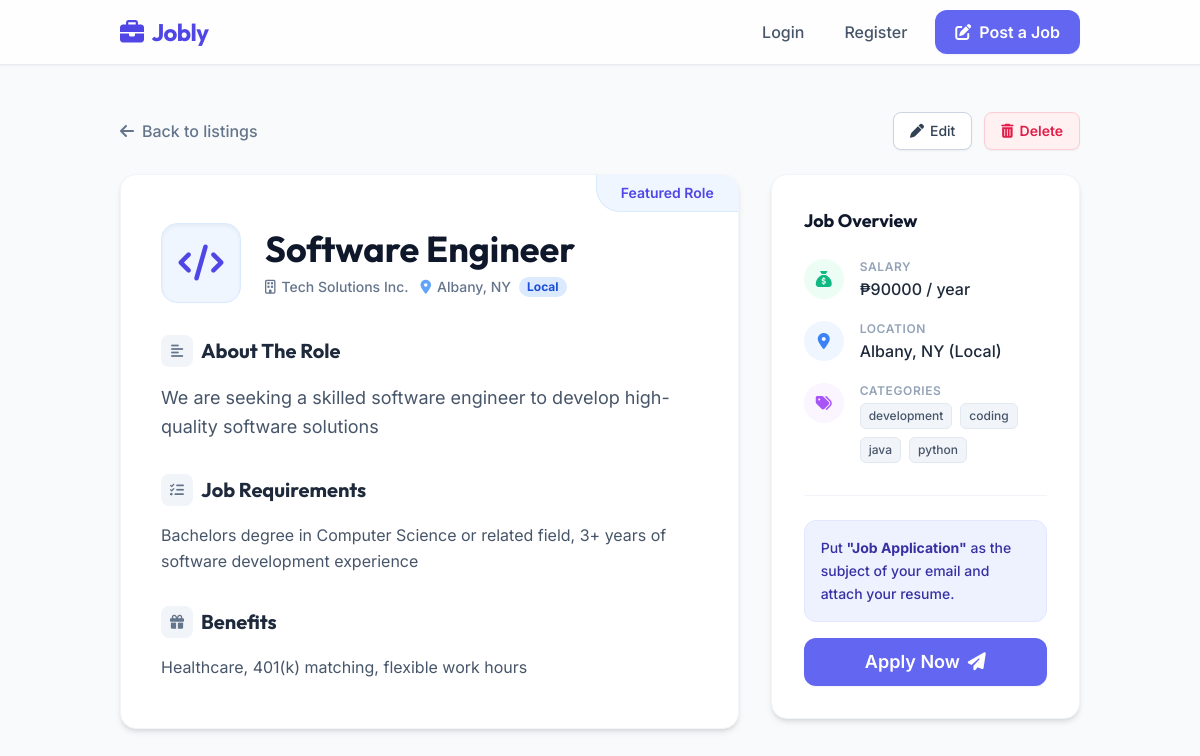
Page /details.php?id=1 on the committed database.
### tables this page shows
CREATE TABLE IF NOT EXISTS job_listings (
    id INT AUTO_INCREMENT PRIMARY KEY,
    user_id INT NOT NULL,
    title VARCHAR(255) NOT NULL,
    description TEXT NOT NULL,
    salary VARCHAR(255),
    tags VARCHAR(255),
    company VARCHAR(255),
    address VARCHAR(255),
    city VARCHAR(255),
    state VARCHAR(255),
    phone VARCHAR(255),
    email VARCHAR(255),
    requirements TEXT,
    benefits TEXT,
    created_at TIMESTAMP DEFAULT CURRENT_TIMESTAMP,
    FOREIGN KEY (user_id) REFERENCES users(id) ON DELETE CASCADE
);

### details.php (the view, shortened to what this page needs)
<?php
require 'db.php';
$id = $_GET['id'] ?? null;
$stmt = $pdo->prepare("SELECT * FROM job_listings WHERE id = :id");
$stmt->execute(['id' => $id]);
$listing = $stmt->fetch();
?>
<!DOCTYPE html>
<html lang="en">
<head>
  <link rel="stylesheet" href="https://cdnjs.cloudflare.com/ajax/libs/font-awesome/6.4.2/css/all.min.css" />
  <link rel="stylesheet" href="css/style.css?v=2" />
  <link rel="stylesheet" href="css/custom.css?v=2" />
</head>
<body class="bg-slate-50 text-slate-800 font-sans antialiased pb-24">
  <header class="glass-nav fixed top-0 w-full z-50">
    <div class="container mx-auto px-4 sm:px-6 lg:px-8 flex justify-between items-center h-16">
      <h1 class="text-2xl font-bold font-display tracking-tight text-brand-600">
        <a href="index.php" class="flex items-center gap-2">
          <i class="fa-solid fa-briefcase"></i> Jobly
        </a>
      </h1>
      <nav class="space-x-2 md:space-x-4 flex items-center">
        <a href="login.php"
          class="text-slate-600 hover:text-brand-600 font-medium px-3 py-2 rounded-lg transition-colors">Login</a>
        <a href="register.php"
          class="hidden sm:inline-block text-slate-600 hover:text-brand-600 font-medium px-3 py-2 rounded-lg transition-colors">Register</a>
        <a href="post-job.php" class="btn-primary space-x-2">
          <i class="fa fa-edit"></i> <span class="hidden sm:inline">Post a Job</span>
        </a>
      </nav>
    </div>
  </header>
  <main class="container mx-auto px-4 sm:px-6 lg:px-8 pt-24 mt-4">
    <div class="flex flex-col sm:flex-row justify-between items-start sm:items-center mb-6 gap-4">
      <a href="listings.php"
        class="inline-flex items-center text-slate-500 hover:text-brand-600 font-medium transition-colors">
        <i class="fa-solid fa-arrow-left mr-2"></i> Back to listings
      </a>
      <div class="flex space-x-3">
        <a href="edit-job.php?id=<?= $listing['id'] ?>" class="btn-outline !py-2 !px-4 text-sm font-semibold">
          <i class="fa fa-pen mr-1.5"></i> Edit
        </a>
        <form method="POST">
          <button type="submit"
            class="inline-flex items-center justify-center font-semibold rounded-lg text-rose-600 bg-rose-50 border border-rose-200 hover:bg-rose-100 hover:text-rose-700 transition-all duration-200 px-4 py-2 text-sm shadow-sm">
            <i class="fa fa-trash-alt mr-1.5"></i> Delete
          </button>
        </form>
      </div>
    </div>
    <div class="flex flex-col lg:flex-row gap-8 items-start">
      <div class="w-full lg:w-2/3 space-y-6">
        <div class="bg-white rounded-3xl p-8 lg:p-10 shadow-sm border border-slate-100 relative overflow-hidden">
          <div
            class="absolute top-0 right-0 bg-brand-50 text-brand-600 font-semibold px-6 py-2 rounded-bl-3xl text-sm border-b border-l border-brand-100">
            Featured Role
          </div>
          <div class="flex items-center gap-6 mb-8 mt-2">
            <div
              class="w-20 h-20 rounded-2xl bg-brand-50 text-brand-600 flex items-center justify-center text-4xl shadow-inner border border-brand-100 shrink-0">
              <i class="fa-solid fa-code"></i>
            </div>
            <div>
              <h1 class="text-3xl lg:text-4xl font-bold font-display text-slate-900 mb-2"><?= htmlspecialchars($listing['title']) ?></h1>
              <div class="flex flex-wrap gap-3">
                <span class="inline-flex items-center text-slate-500 text-sm font-medium">
                  <i class="fa-regular fa-building mr-1.5"></i> <?= htmlspecialchars($listing['company']) ?>
                </span>
                <span class="inline-flex items-center text-slate-500 text-sm font-medium">
                  <i class="fa-solid fa-location-dot mr-1.5 text-brand-400"></i> <?= htmlspecialchars($listing['city']) ?>, <?= htmlspecialchars($listing['state']) ?> <span
                    class="ml-2 font-bold text-xs bg-brand-100 text-brand-700 px-2 py-0.5 rounded-full"><?= $listing['city'] == 'Remote' ? 'Remote' : 'Local' ?></span>
                </span>
              </div>
            </div>
          </div>
          <div class="mb-8">
            <h2 class="text-xl font-bold font-display text-slate-800 mb-4 flex items-center gap-2">
              <div class="w-8 h-8 rounded-lg bg-slate-100 flex items-center justify-center text-slate-500 text-sm">
                <i class="fa-solid fa-align-left"></i>
              </div>
              About The Role
            </h2>
            <p class="text-slate-600 text-lg leading-relaxed">
              <?= htmlspecialchars($listing['description']) ?>
            </p>
          </div>
          <div class="mb-8">
            <h3 class="text-xl font-bold font-display text-slate-800 mb-4 flex items-center gap-2">
              <div class="w-8 h-8 rounded-lg bg-slate-100 flex items-center justify-center text-slate-500 text-sm">
                <i class="fa-solid fa-list-check"></i>
              </div>
              Job Requirements
            </h3>
            <p class="text-slate-600 text-base leading-relaxed">
              <?= htmlspecialchars($listing['requirements']) ?>
            </p>
          </div>
          <div class="mb-2">
            <h3 class="text-xl font-bold font-display text-slate-800 mb-4 flex items-center gap-2">
              <div class="w-8 h-8 rounded-lg bg-slate-100 flex items-center justify-center text-slate-500 text-sm">
                <i class="fa-solid fa-gift"></i>
              </div>
              Benefits
            </h3>
            <p class="text-slate-600 text-base leading-relaxed">
              <?= htmlspecialchars($listing['benefits']) ?>
            </p>
          </div>
        </div>
      </div>
      <div class="w-full lg:w-1/3">
        <div class="sticky top-24 bg-white rounded-3xl p-6 lg:p-8 shadow-sm border border-slate-100">
          <h3 class="text-lg font-bold font-display text-slate-900 mb-6">Job Overview</h3>
          <div class="space-y-5 mb-8">
            <div class="flex items-start gap-4">
              <div
                class="w-10 h-10 rounded-full bg-emerald-50 text-emerald-500 flex items-center justify-center shrink-0">
                <i class="fa-solid fa-sack-dollar"></i>
              </div>
              <div>
                <p class="text-xs font-semibold text-slate-400 uppercase tracking-wider mb-0.5">Salary</p>
                <p class="font-medium text-slate-800">₱<?= $listing['salary'] ?> / year</p>
              </div>
            </div>
            <div class="flex items-start gap-4">
              <div class="w-10 h-10 rounded-full bg-blue-50 text-blue-500 flex items-center justify-center shrink-0">
                <i class="fa-solid fa-location-dot"></i>
              </div>
              <div>
                <p class="text-xs font-semibold text-slate-400 uppercase tracking-wider mb-0.5">Location</p>
                <p class="font-medium text-slate-800"><?= htmlspecialchars($listing['city']) ?>, <?= htmlspecialchars($listing['state']) ?> (<?= $listing['city'] == 'Remote' ? 'Remote' : 'Local' ?>)</p>
              </div>
            </div>
            <div class="flex items-start gap-4">
              <div
                class="w-10 h-10 rounded-full bg-purple-50 text-purple-500 flex items-center justify-center shrink-0">
                <i class="fa-solid fa-tags"></i>
              </div>
              <div>
                <p class="text-xs font-semibold text-slate-400 uppercase tracking-wider mb-0.5">Categories</p>
                <div class="flex flex-wrap gap-2 mt-1">
                  <?php
                  $tags = explode(',', $listing['tags']);
                  foreach($tags as $tag):
                  ?>
                  <span
                    class="text-xs bg-slate-100 text-slate-600 rounded-md px-2 py-1 font-medium border border-slate-200"><?= trim(htmlspecialchars($tag)) ?></span>
                  <?php endforeach; ?>
                </div>
              </div>
            </div>
          </div>
          <div class="border-t border-slate-100 pt-6">
            <div class="bg-indigo-50 rounded-xl p-4 mb-4 border border-indigo-100">
              <p class="text-sm text-indigo-800 font-medium leading-relaxed">
                Put <strong class="font-bold">"Job Application"</strong> as the subject of your email and attach your
                resume.
              </p>
            </div>
            <a href="mailto:<?= htmlspecialchars($listing['email']) ?>"
              class="btn-primary w-full py-3.5 text-lg shadow-brand-500/20 shadow-lg !rounded-xl space-x-2 flex items-center justify-center group">
              <span>Apply Now</span>
              <i
                class="fa-solid fa-paper-plane group-hover:-translate-y-1 group-hover:translate-x-1 transition-transform"></i>
            </a>
          </div>
        </div>
      </div>
    </div>
  </main>
</body>
</html>

### css/custom.css (style rules this page uses)
:root { --color-brand: #6366f1; --color-brand-dark: #4f46e5; --color-header: #ffffff; --color-accent: #f59e0b; --color-page-bg: #f8fafc; --color-card-bg: #ffffff; --color-heading: #0f172a; --color-body-text: #334155; --color-tag-bg: #e0e7ff; --color-tag-text: #4338ca; --color-footer: #0f172a; --showcase-overlay: rgba(15, 23, 42, 0.6); }
:root { --font-heading: 'Outfit', sans-serif; --font-body: 'Inter', sans-serif; }
:root { --border-radius: 16px; --card-shadow: 0 4px 6px -1px rgb(0 0 0 / 0.1), 0 2px 4px -2px rgb(0 0 0 / 0.1); }
body { font-family: var(--font-body) !important; background-color: var(--color-page-bg) !important; color: var(--color-body-text) !important; }
h1, h2, h3, h4, h5, h6, .font-display { font-family: var(--font-heading) !important; }
.text-brand-600 { color: var(--color-brand-dark) !important; }
header.glass-nav { background-color: rgba(255, 255, 255, 0.8) !important; backdrop-filter: blur(12px) !important; border-bottom: 1px solid rgba(226, 232, 240, 0.8) !important; }
.btn-primary { background-color: var(--color-brand) !important; color: #ffffff !important; border-radius: 12px !important; font-weight: 600 !important; transition: all 0.2s ease !important; }
main .bg-white.rounded-3xl { background-color: var(--color-card-bg) !important; border-radius: var(--border-radius) !important; box-shadow: var(--card-shadow) !important; border: 1px solid #f1f5f9 !important; }

### rows in the picture
job_listings: title "Software Engineer", company "Tech Solutions Inc.", city "Albany", state "NY", description "We are seeking a skilled software engineer to develop high-quality software solutions", requirements "Bachelors degree in Computer Science or related field, 3+ years of software development experience", benefits "Healthcare, 401(k) matching, flexible work hours", salary "90000", tags "development", tags "coding", tags "java", tags "python"
